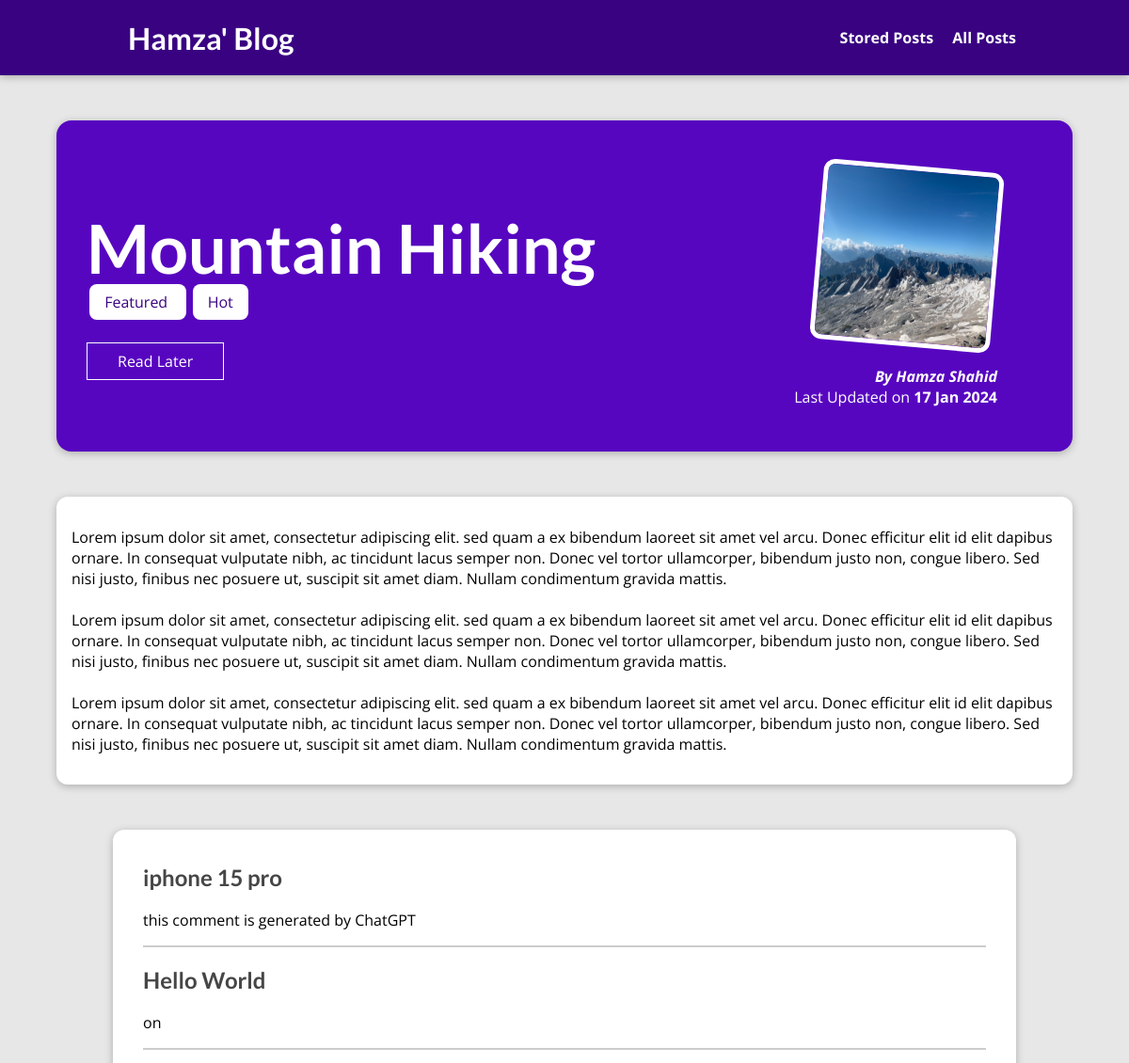
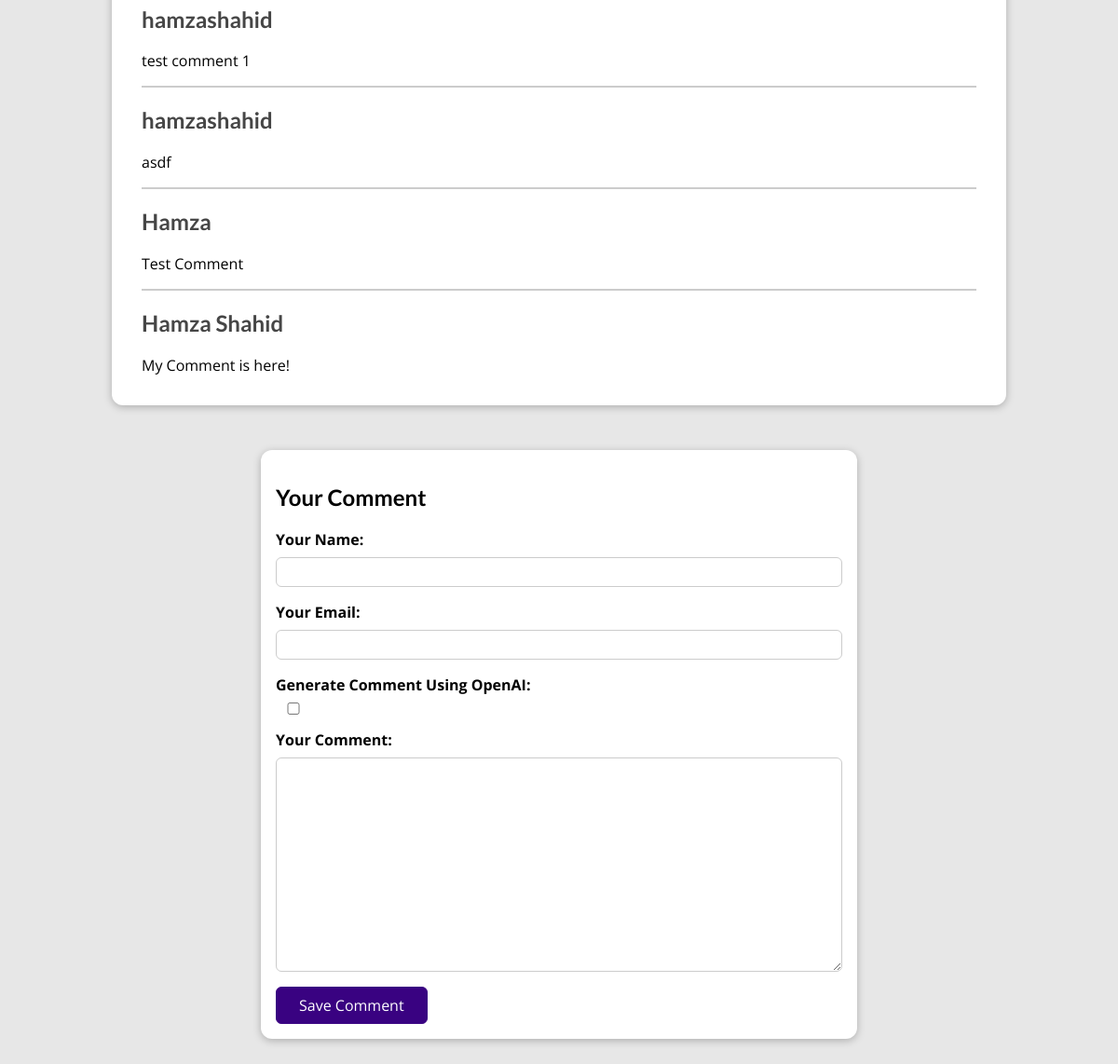
The page /posts/hike-in-the-mountains on the database its author committed (2 pictures, top to bottom).
### blog/models.py (models this page shows, shortened)
class Post(models.Model):
    title = models.CharField(max_length=100)
    excerpt = models.CharField(max_length=200)
    image = models.ImageField(upload_to='posts', null=True)
    date = models.DateField(auto_now=True)
    slug = models.SlugField(unique=True)
    content = models.TextField(validators=[MinLengthValidator(10)])
    author = models.ForeignKey(Author, on_delete=models.SET_NULL, null=True, related_name='posts')
    tag = models.ManyToManyField(Tag)

class Tag(models.Model):
    caption = models.CharField(max_length=80)
    def __str__(self):
        return f'{self.caption}'

class Author(models.Model):
    first_name = models.CharField(max_length=50)
    last_name = models.CharField(max_length=50)
    email_address = models.EmailField()
    def full_name(self):
        return f'{self.first_name} {self.last_name}'
    def __str__(self):
        return self.full_name()

class Comment(models.Model):
    username = models.CharField(max_length=100)
    user_email = models.EmailField()
    commentByChatGPT = models.BooleanField(default=False)
    text = models.TextField(max_length=300)
    post = models.ForeignKey(Post, on_delete=models.CASCADE, related_name='comments')

### blog/views.py (the view, shortened to what this page needs)
# urls.py: path('posts/<slug:slug>', views.SinglePostView.as_view(), name="post-detail-page"),
class SinglePostView(View):
    def is_stored_post(self, request, post_id):
        stored_posts = request.session.get('stored_posts')
        if stored_posts is not None:
            is_saved_for_later = post_id in stored_posts
        else:
            is_saved_for_later = False
        return is_saved_for_later
    def get(self, request, slug):
        post = Post.objects.get(slug=slug)
        context = {
            'post': post,
            'post_tags': post.tag.all(),
            'comment_form': CommentForm(),
            'comments': post.comments.all().order_by('-id'),
            'comlen': len(post.comments.all()),
            'saved_for_later': self.is_stored_post(request, post.id)
        }
        return render(request, 'blog/post-detail.html', context)

### blog/forms.py
class CommentForm(forms.ModelForm):
    class Meta:
        model = Comment
        exclude = ['post']
        labels = {
            'username': 'Your Name',
            'user_email': 'Your Email',
            'commentByChatGPT': 'Generate Comment Using OpenAI',
            'text': 'Your Comment'
        }

### blog/templates/blog/post-detail.html (shortened to what this page needs)
{% extends "base.html" %}
{% load static %}
{% block css_files %}
  <link rel="stylesheet" href="{% static "blog/post-detail.css" %}" />
{% endblock %}
{% block content %}
    <section id="summary">
        <h2>{{ post.title }}</h2>
        <div>
            {% for tag in post_tags %}
            <span class='tag'> {{ tag }} </span>
            {% endfor %}
        </div>
        <div id='read-later'>
            <form action='{% url "read-later" %}' method='POST'>
                <button>
                    {% if saved_for_later %}
                        Remove from "Read Later" List
                    {% else %}
                        Read Later
                    {% endif %}
                </button>
            </form>
        </div>
        <article>
            <img src="{{ post.image.url }}" alt="Post Title" />
            <address>By <a href="mailto:{{post.author.email_address}}">{{ post.author }}</a></address>
            <div>
                Last Updated on <time>{{ post.date|date:"d M Y"}}</time>
        </article>
    </section>
    <main>
        <p>{{ post.content|linebreaks }}</p>
    </main>
    {% if comlen > 0 %}
    <section id='comments'>
            <ul>
                {% for comment in comments %}
                    <li>
                        <h2> {{ comment.username }} </h2>
                        <p> {{ comment.text | linebreaks }} </p>
                    </li>
                {% endfor %}
            </ul>
        </section>
    {% endif %}
    <section id='comment-form'>
        <h2>Your Comment</h2>
        <form action='{% url "post-detail-page" post.slug %}' method='POST'>
            {% for form_field in comment_form %}
            <div class='form-control {% if form_field.errors %}invalid{% endif %}'>
                {{ form_field.label_tag }}
                {{ form_field }}
            </div>
            {% endfor %}
            <button>Save Comment</button>
        </form>
    </section>
{% endblock content %}

### static/app.css (style rules this page uses)
* { box-sizing: border-box; }
html { font-family: 'Open Sans', 'Lato', sans-serif; }
body { margin: 0; }
h1, h2, h3 { font-family: 'Lato', sans-serif; font-weight: bold; }

### blog/static/blog/post-detail.css (style rules this page uses)
body { background-color: #e7e7e7; }
#summary { margin: 8rem auto 3rem auto; padding: 2rem; width: 90%; max-width: 90rem; border-radius: 16px; background-color: #5706c0; position: relative; box-shadow: 0 2px 8px rgba(0, 0, 0, 0.25); height: 22rem; }
#summary h2 { color: white; font-size: 4.5rem; margin-bottom: 0.25rem; }
#summary article { position: absolute; top: 2rem; right: 3rem; padding: 1rem 2rem; border-radius: 12px; text-align: right; color: white; }
#summary article img { width: 12rem; height: 12rem; border-radius: 12px; transform: rotateZ(5deg); border: 5px solid white; margin-bottom: 1rem; }
#summary address { font-weight: bold; }
#summary a { color: white; text-decoration: none; }
#summary time { font-weight: bold; }
#read-later { margin: 2rem 0; }
#read-later button { background-color: transparent; border: 1px solid white; padding: 0.5rem 2rem; font: inherit; color: white; cursor: pointer; }
main { width: 90%; max-width: 90rem; margin: 3rem auto; background-color: white; padding: 1rem; border-radius: 12px; box-shadow: 0 2px 8px rgba(0, 0, 0, 0.25); }
.tag { background-color: white; color: #390281; padding: 0.5rem 1rem; margin: 0.2rem; border-radius: 8px; }
#comment-form { margin: 3rem auto; width: 90%; max-width: 40rem; border-radius: 12px; background-color: white; box-shadow: 0 2px 8px rgba(0, 0, 0, 0.25); padding: 1rem; }
#comment-form button { font: inherit; background-color: #390281; color: white; border: 1px solid #390281; padding: 0.5rem 1.5rem; border-radius: 6px; cursor: pointer; }
.form-control { margin-bottom: 1rem; }
.form-control label { font-weight: bold; margin-bottom: 0.5rem; display: block; }
.form-control input, .form-control textarea { display: block; width: 100%; font: inherit; padding: 0.25rem; border-radius: 6px; border: 1px solid #ccc; }
#id_commentByChatGPT { width: 5%; font: inherit; border: 1px solid #ccc; }
#comments { margin: 3rem auto; width: 90%; max-width: 60rem; border-radius: 12px; background-color: white; box-shadow: 0 2px 8px rgba(0, 0, 0, 0.25); padding: 1rem 2rem; }
#comments ul { list-style: none; margin: 0; padding: 0; }
#comments li { margin-bottom: 1rem; border-bottom: 2px solid #ccc; }
#comments li:last-of-type { border-bottom: none; }
#comments h2 { color: #464646; }

### rows shown on the page
Post: title "Mountain Hiking", image (picture), author "Hamza Shahid", date "17 Jan 2024", content "Lorem ipsum dolor sit amet, consectetur adipiscing elit. sed quam a ex bibendum laoreet sit amet vel arcu. Donec efficitur elit id elit dapibus ornare. In consequat vulputate nibh, ac tincidunt lacus semper non. Donec vel tortor ullamcorper, bibendum justo non, congue libero. Sed nisi justo, finibus nec posuere ut, suscipit sit amet diam. Nullam condimentum gravida mattis. Lorem ipsum dolor sit amet, consectetur adipiscing elit. sed quam a ex bibendum laoreet sit amet vel arcu. Donec efficitur elit id elit dapibus ornare. In consequat vulputate nibh, ac tincidunt lacus semper non. Donec vel tortor ullamcorper, bibendum justo non, congue libero. Sed nisi justo, finibus nec posuere ut,…"
Tag: caption "Featured"
Tag: caption "Hot"
Comment: username "iphone 15 pro", text "this comment is generated by ChatGPT"
Comment: username "Hello World", text "on"
Comment: username "hamzashahid", text "test comment 1"
Comment: username "hamzashahid", text "asdf"
Comment: username "Hamza", text "Test Comment"
Comment: username "Hamza Shahid", text "My Comment is here!"
